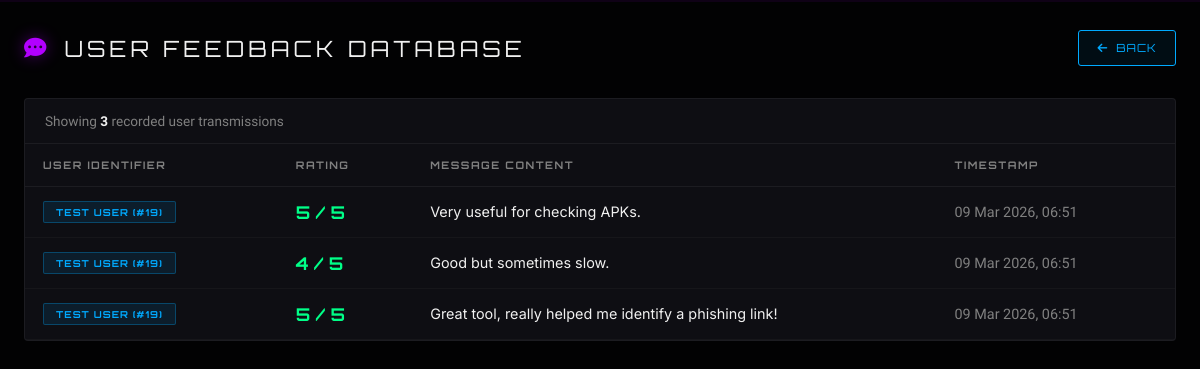
Page /feedback_list/ on the committed database.
### virus/models.py (models this page shows, shortened)
class Feedback(models.Model):
    user = models.ForeignKey('Register', on_delete=models.CASCADE, null=True, blank=True)
    message = models.TextField()
    rating = models.IntegerField(default=5)
    created_at = models.DateTimeField(auto_now_add=True)

class Register(models.Model):
    username=models.CharField(max_length=100,null=True,blank=True)
    age=models.IntegerField(null=True,blank=True)
    email=models.EmailField(max_length=100,unique=True)
    password=models.CharField(max_length=100)
    image=models.FileField(upload_to='images/',null=True,blank=True)

### virus/views.py (the view)
# urls.py: path('feedback_list/', views.feedback_list, name='feedback_list'),
def feedback_list(request):
    feedbacks = models.Feedback.objects.all().order_by('-created_at')
    return render(request, 'feedback_list.html', {'feedbacks': feedbacks})

### virus/templates/feedback_list.html (shortened to what this page needs)
{% load static %}
<!DOCTYPE html>
<html lang="en">
<head>
    <link href="https://cdnjs.cloudflare.com/ajax/libs/font-awesome/6.0.0/css/all.min.css" rel="stylesheet">
</head>
<body>
<div class="page-wrap">
    <div class="page-header">
        <div class="page-title">
            <i class="fas fa-comment-dots"></i>
            USER FEEDBACK DATABASE
        </div>
        <a href="{% url 'admin_dashboard' %}" class="back-btn">
            <i class="fas fa-arrow-left"></i> BACK
        </a>
    </div>
    <div class="table-wrap">
        <div class="table-meta">
            {% if feedbacks %}
                <div>Showing <span>{{ feedbacks|length }}</span> recorded user transmission{{ feedbacks|length|pluralize }}</div>
            {% else %}
                <div>No records found</div>
            {% endif %}
        </div>
        {% if feedbacks %}
        <table>
            <thead>
                <tr>
                    <th>USER IDENTIFIER</th>
                    <th>RATING</th>
                    <th>MESSAGE CONTENT</th>
                    <th>TIMESTAMP</th>
                </tr>
            </thead>
            <tbody>
                {% for f in feedbacks %}
                <tr>
                    <td>
                        {% if f.user %}
                            <span class="badge badge-user">{{ f.user.username|upper }} (#{{ f.user.id }})</span>
                        {% else %}
                            <span class="badge badge-anon">ANONYMOUS</span>
                        {% endif %}
                    </td>
                    <td class="score-cell" style="color: {% if f.rating <= 2 %}var(--accent-red){% elif f.rating == 3 %}var(--accent-orange){% else %}var(--accent-green){% endif %}">
                        {{ f.rating }} / 5
                    </td>
                    <td class="msg-cell">{{ f.message }}</td>
                    <td class="date-cell">{{ f.created_at|date:"d M Y, H:i" }}</td>
                </tr>
                {% endfor %}
            </tbody>
        </table>
        {% else %}
        <div class="empty-state">
            <i class="fas fa-comment-slash"></i>
            <p>No user feedback has been submitted yet.</p>
        </div>
        {% endif %}
    </div>
</div>
</body>
</html>

### virus/templates/feedback_list.html (style rules this page uses)
:root { --bg-dark: #020203; --panel-bg: rgba(15,15,20,0.97); --accent-red: #ff003c; --accent-green: #00ff88; --accent-orange: #ffaa00; --accent-blue: #00aaff; --accent-purple: #b200ff; --text-main: #f0f0f0; --text-dim: #808080; --border: rgba(255,255,255,0.06); --row-hover: rgba(255,255,255,0.03); }
* { margin:0; padding:0; box-sizing:border-box; }
body { background-color: var(--bg-dark); color: var(--text-main); font-family: 'Inter', sans-serif; min-height: 100vh; background-image: linear-gradient(rgba(2,2,3,0.92), rgba(2,2,3,0.92)), url('https://images.unsplash.com/photo-1550751827-4bd374c3f58b?auto=format&fit=crop&q=80&w=2070'); background-size: cover; background-attachment: fixed; }
.page-wrap { max-width:1200px; margin:0 auto; padding:30px 24px 60px; }
.page-header { display: flex; align-items: center; justify-content: space-between; margin-bottom: 32px; flex-wrap: wrap; gap: 16px; }
.page-title { font-family: 'Orbitron', sans-serif; font-size: 1.4rem; letter-spacing: 4px; color: var(--text-main); display: flex; align-items: center; gap: 14px; }
.page-title i { color: var(--accent-purple); filter: drop-shadow(0 0 8px rgba(178, 0, 255, 0.4)); }
.back-btn { display: inline-flex; align-items: center; gap: 8px; padding: 10px 18px; font-family: 'Orbitron', sans-serif; font-size: 0.7rem; letter-spacing: 1px; text-decoration: none; color: var(--accent-blue); border: 1px solid var(--accent-blue); background: rgba(0,170,255,0.07); border-radius: 3px; transition: 0.3s; }
.table-wrap { background: var(--panel-bg); border: 1px solid var(--border); border-radius: 4px; overflow: hidden; overflow-x: auto; }
.table-meta { padding: 14px 20px; font-family: 'Rajdhani', sans-serif; font-size: 0.85rem; color: var(--text-dim); border-bottom: 1px solid var(--border); }
.table-meta span { color: var(--text-main); font-weight: 600; }
table { width: 100%; border-collapse: collapse; min-width: 900px; }
thead th { padding: 14px 18px; text-align: left; font-family: 'Orbitron', sans-serif; font-size: 0.65rem; letter-spacing: 1.5px; color: var(--text-dim); border-bottom: 1px solid var(--border); white-space: nowrap; }
tbody tr { border-bottom: 1px solid rgba(255,255,255,0.03); transition: background 0.2s; }
tbody td { padding: 14px 18px; font-family: 'Inter', sans-serif; font-size: 0.9rem; vertical-align: middle; }
.msg-cell { font-size: 0.9rem; color: var(--text-main); max-width: 350px; line-height: 1.4; }
.badge { display: inline-block; padding: 4px 12px; border-radius: 2px; font-family: 'Orbitron', sans-serif; font-size: 0.6rem; letter-spacing: 1px; font-weight: 700; }
.badge-user { background: rgba(0,170,255,0.1); color: var(--accent-blue); border: 1px solid rgba(0,170,255,0.3); }
.score-cell { font-family: 'Orbitron', sans-serif; font-weight: bold; font-size: 1.1rem; }
.date-cell { font-family: 'Rajdhani', sans-serif; color: var(--text-dim); }

### rows in the picture
Feedback: user.username "TEST USER", user.id "19", rating "5", message "Very useful for checking APKs.", created_at "09 Mar 2026, 06:51"
Feedback: user.username "TEST USER", user.id "19", rating "4", message "Good but sometimes slow.", created_at "09 Mar 2026, 06:51"
Feedback: user.username "TEST USER", user.id "19", rating "5", message "Great tool, really helped me identify a phishing link!", created_at "09 Mar 2026, 06:51"

### other values in the picture
{{ feedbacks|length }} "3"
